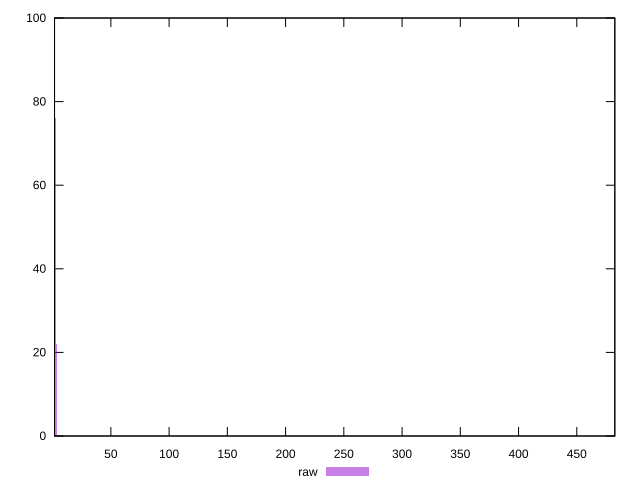

This figure's gnuplot source:
reset

$raw <<EOF
482.87538998113575 1
3.5160829367558426 22
2.344055291170562 76
1.172027645585281 1
EOF

set key outside below
set boxwidth 1.172027645585281
set xrange [1.647:482.65]
set yrange [0:100]
set trange [0:100]
set style fill transparent solid 0.5 noborder
set terminal svg size 640, 490 enhanced background rgb 'white'
set output "reports/report_00032_2021-02-25T10-28-15.087Z/server-response-time/samples/astro/raw/histogram.svg"

plot $raw title "raw" with boxes

reset
